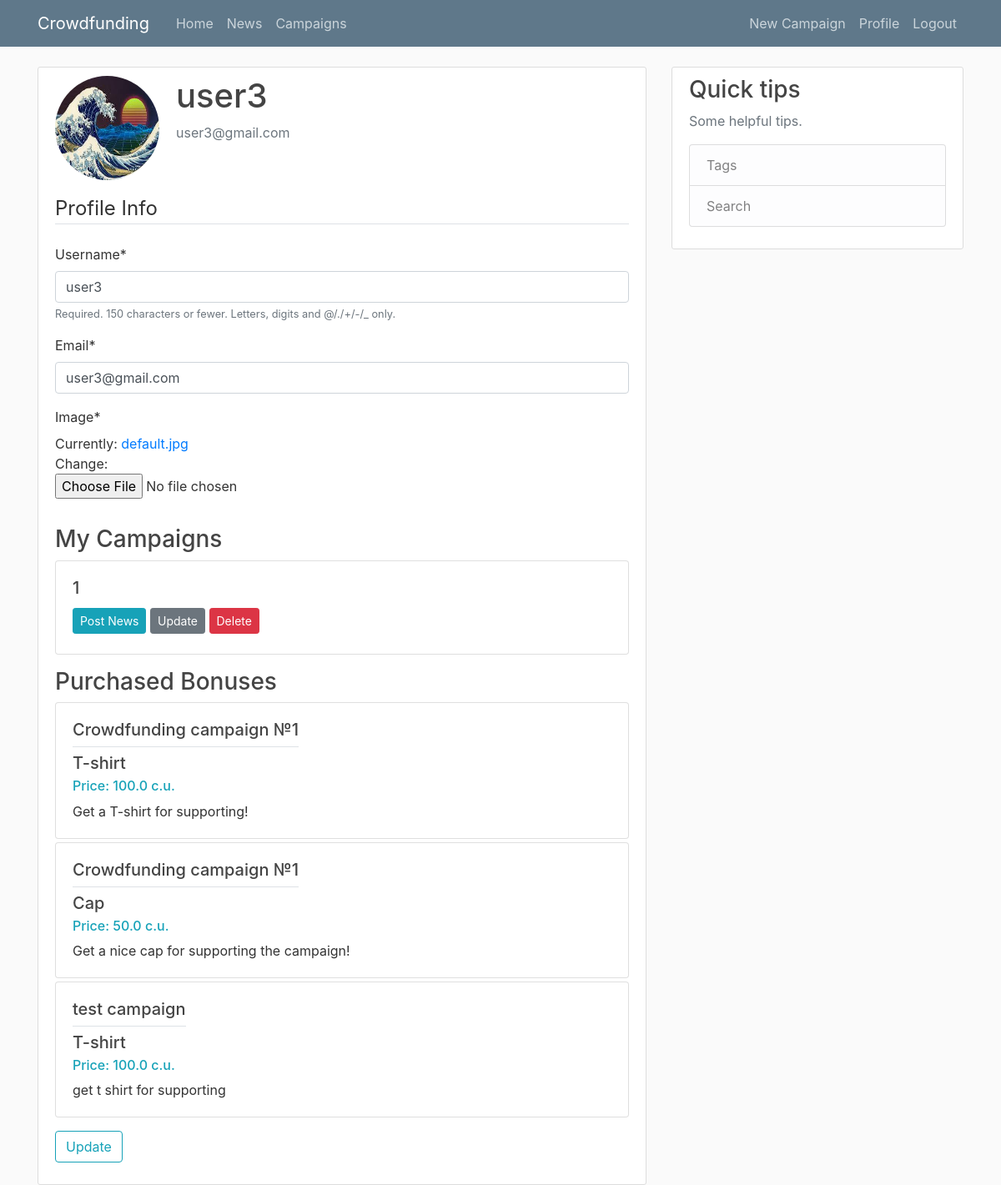
Before: /profile/ (signed in) with the older database file.
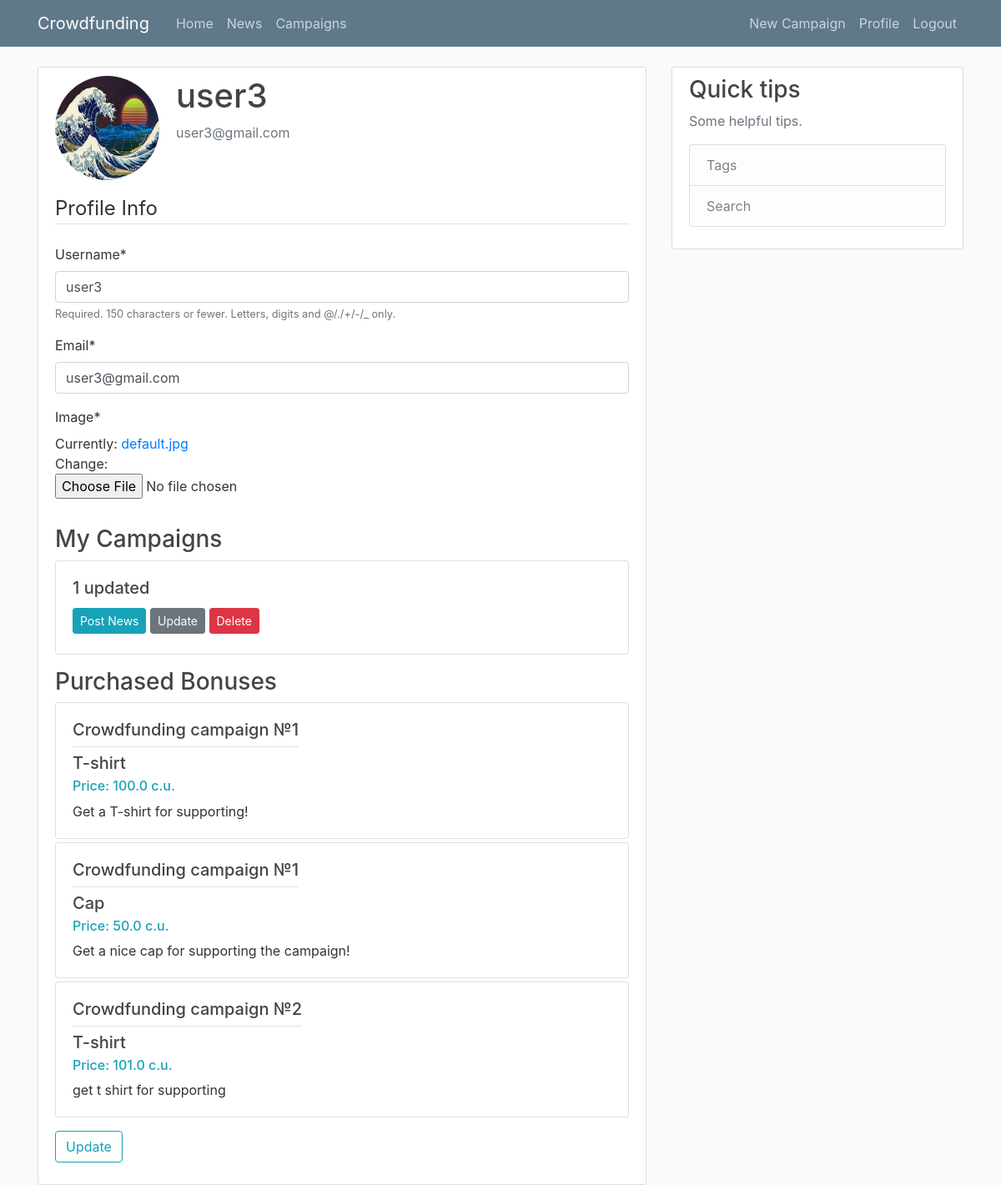
After: the same page with the newer database file.
### campaigns/models.py (models this page shows, shortened)
class Campaign(models.Model):
    name = models.CharField(max_length=255, unique=True)
    description = models.TextField()
    theme = models.CharField(max_length=255, choices=CAMPAIGN_THEME_CHOICES, default='all')
    tags = models.CharField(max_length=255)
    video_URL = models.CharField(max_length=255)
    target_money = models.IntegerField()
    created_date = models.DateTimeField(default=timezone.now)
    end_date = models.DateTimeField(default=timezone.now)
    owner = models.ForeignKey(User, on_delete=models.CASCADE)

class UserBonus(models.Model):
    user = models.ForeignKey(User, on_delete=models.CASCADE)
    bonus = models.ForeignKey(Bonus, on_delete=models.CASCADE)

class Bonus(models.Model):
    name = models.CharField(max_length=255)
    price = models.FloatField()
    description = models.TextField()
    campaign = models.ForeignKey(Campaign, on_delete=models.CASCADE, related_name="bonuses")

### users/views.py (the view)
# urls.py: path('profile/', user_views.profile, name='profile'),
@login_required()
def profile(request):
    if request.method == 'POST':
        u_form = UserUpdateForm(request.POST, instance=request.user)
        p_form = ProfileUpdateForm(request.POST, request.FILES, instance=request.user.profile)
        if u_form.is_valid() and p_form.is_valid():
            u_form.save()
            p_form.save()
            messages.success(request, f'Your account has been updated')
            return redirect('profile')
    else:
        u_form = UserUpdateForm(instance=request.user)
        p_form = ProfileUpdateForm(instance=request.user.profile)
    bonuses = UserBonus.objects.filter(user=request.user)
    campaigns = Campaign.objects.filter(owner=request.user)
    context = {
        'u_form': u_form,
        'p_form': p_form,
        'bonuses': bonuses,
        'campaigns': campaigns,
    }
    return render(request, 'users/profile.html', context)

### users/forms.py
class UserUpdateForm(forms.ModelForm):
    email = forms.EmailField()
    class Meta:
        model = User
        fields = ['username', 'email']

class ProfileUpdateForm(forms.ModelForm):
    class Meta:
        model = Profile
        fields = ['image']

### users/templates/users/profile.html (shortened to what this page needs)
{% extends "campaigns/base.html" %}
{% load crispy_forms_tags %}
{% block content %}
    <div class="content-section">
      <div class="media">
        <img class="rounded-circle account-img" src="{{ user.profile.image.url }}">
        <div class="media-body">
          <h2 class="account-heading">{{ user.username }}</h2>
          <p class="text-secondary">{{ user.email }}</p>
        </div>
      </div>
      <form method="POST" enctype="multipart/form-data">
        <fieldset class="form-group">
            <legend class="border-bottom mb-4">Profile Info</legend>
            {{ u_form|crispy }}
            {{ p_form|crispy }}
        </fieldset>
        {% if user.campaign_set.count > 0 %}
          <h3 class="article-title">My Campaigns</h3>
          <div class="mb-3">
            {% for campaign in campaigns %}
              <div class="card mb-1">
                <div class="card-body">
                    <h5><a class="article-title" href="{% url 'campaigns-detail' campaign.id %}">{{ campaign.name }}</a></h5>
                    <div>
                    <a href="{% url 'news-create' campaign.id %}" class="btn btn-info btn-sm mt-1 mb-1">Post News</a>
                    <a href="{% url 'campaigns-update' campaign.id %}" class="btn btn-secondary btn-sm mt-1 mb-1">Update</a>
                    <a href="{% url 'campaigns-delete' campaign.id %}" class="btn btn-danger btn-sm mt-1 mb-1">Delete</a>
                  </div>
                </div>
              </div>
            {% endfor %}
          </div>
        {% endif %}
        {% if bonuses.count > 0 %}
          <h3 class="article-title">Purchased Bonuses</h3>
          <div class="mb-3">
            {% for item in bonuses %}
              <div class="card mb-1">
                <div class="card-body">
                  <h5><a class="article-title border-bottom pb-2" href="{% url 'campaigns-detail' item.bonus.campaign.id %}">{{ item.bonus.campaign.name }}</a></h5>
                  <h5 class="card-title pt-2">{{ item.bonus.name }}</h5>
                  <h6 class="card-subtitle mb-2 text-info">Price: {{ item.bonus.price }} c.u.</h6>
                  <p class="card-text">{{ item.bonus.description }}</p>
                </div>
              </div>
            {% endfor %}
          </div>
        {% endif %}
        <div class="form-group">
            <button class="btn btn-outline-info" type="submit">Update</button>
        </div>
      </form>
    </div>
{% endblock content %}

Changed rows visible on the page:
changed Campaign: name "1" → "1 updated"
changed through a linked row, UserBonus "get t shirt for supporting": bonus.campaign.name "test campaign" → "Crowdfunding campaign №2"; bonus.price "100.0" → "101.0"
